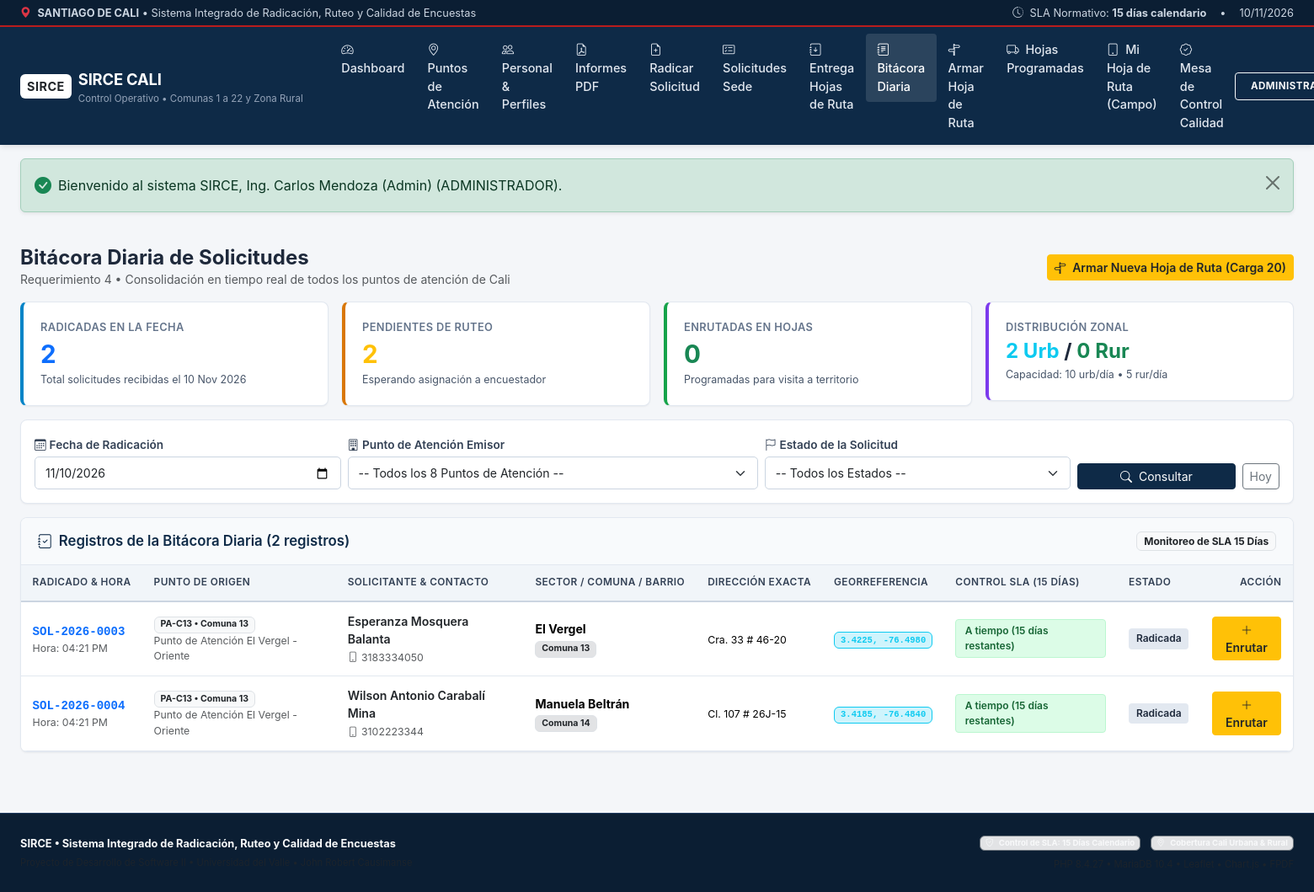
The app's page /modules/enrutador/bitacora.php (signed in) with its own data.
### tables this page shows
CREATE TABLE `solicitudes` (
  `id` INT AUTO_INCREMENT PRIMARY KEY,
  `numero_radicado` VARCHAR(35) NOT NULL UNIQUE,
  `punto_atencion_id` INT NOT NULL,
  `usuario_ventanilla_id` INT NOT NULL,
  `nombres` VARCHAR(100) NOT NULL,
  `apellidos` VARCHAR(100) NOT NULL,
  `tipo_documento` VARCHAR(10) DEFAULT 'CC',
  `documento_identidad` VARCHAR(25) NOT NULL,
  `zona_tipo` ENUM('urbana', 'rural') DEFAULT 'urbana',
  `comuna` INT NULL,
  `corregimiento` VARCHAR(100) NULL,
  `barrio` VARCHAR(100) NOT NULL,
  `direccion` VARCHAR(200) NOT NULL,
  `celular` VARCHAR(20) NOT NULL,
  `telefono_secundario` VARCHAR(20) NULL,
  `correo_contacto` VARCHAR(100) NULL,
  `latitud` DECIMAL(10, 8) NOT NULL,
  `longitud` DECIMAL(11, 8) NOT NULL,
  `motivo_solicitud` VARCHAR(255) DEFAULT 'Solicitud de encuesta beneficio crediticio gobierno extranjero',
  `fecha_radicacion` DATETIME NOT NULL DEFAULT CURRENT_TIMESTAMP,
  `fecha_limite_15dias` DATE NOT NULL,
  `estado` ENUM('radicada', 'enrutada', 'en_campo', 'encuestada', 'en_revision', 'aprobada_apto', 'rechazada_no_apto', 'vencida') DEFAULT 'radicada',
  `observaciones` TEXT NULL,
  CONSTRAINT `fk_solicitud_punto` FOREIGN KEY (`punto_atencion_id`) REFERENCES `puntos_atencion` (`id`),
  CONSTRAINT `fk_solicitud_ventanilla` FOREIGN KEY (`usuario_ventanilla_id`) REFERENCES `usuarios` (`id`)
);

CREATE TABLE `puntos_atencion` (
  `id` INT AUTO_INCREMENT PRIMARY KEY,
  `codigo` VARCHAR(20) NOT NULL UNIQUE,
  `nombre` VARCHAR(150) NOT NULL,
  `comuna` INT NOT NULL,
  `zona` ENUM('urbana', 'rural') DEFAULT 'urbana',
  `barrio` VARCHAR(100) NOT NULL,
  `direccion` VARCHAR(180) NOT NULL,
  `telefono` VARCHAR(50) NOT NULL,
  `latitud` DECIMAL(10, 8) NOT NULL,
  `longitud` DECIMAL(11, 8) NOT NULL,
  `es_principal` TINYINT(1) DEFAULT 0,
  `descripcion` TEXT NULL,
  `activo` TINYINT(1) DEFAULT 1,
  `creado_en` TIMESTAMP DEFAULT CURRENT_TIMESTAMP
);

### config/config.php (called while the page is built, shortened)
<?php
function url(string $path = ''): string {
    $path = ltrim($path, '/');
    return BASE_URL . ($path !== '' ? '/' . $path : '');
}
function calcularEstadoSLA(string $fechaRadicacion, ?string $estadoSolicitud = null): array {
    $fechaRad = new DateTime($fechaRadicacion);
    $fechaHoy = new DateTime();
    $fechaLimite = (clone $fechaRad)->modify('+' . SLA_DIAS_CALENDARIO . ' days');
    $intervaloTranscurrido = $fechaRad->diff($fechaHoy);
    $diasTranscurridos = (int)$intervaloTranscurrido->format('%r%a');
    $diasRestantes = SLA_DIAS_CALENDARIO - $diasTranscurridos;
    $esFinalizada = in_array($estadoSolicitud, ['aprobada_apto', 'rechazada_no_apto'], true);
    if ($diasRestantes < 0 || $estadoSolicitud === 'vencida') {
        $estado = 'vencido';
        $etiqueta = 'Vencido (' . abs($diasRestantes) . ' días de retraso)';
        $badgeClass = 'badge-danger';
        $borderClass = 'sla-overdue';
    } elseif ($diasRestantes <= 4) {
        $estado = 'alerta';
        $etiqueta = 'Alerta crítica (' . $diasRestantes . ' días restantes)';
        $badgeClass = 'badge-warning';
        $borderClass = 'sla-warning';
    } else {
        $estado = 'a_tiempo';
        $etiqueta = 'A tiempo (' . $diasRestantes . ' días restantes)';
        $badgeClass = 'badge-success';
        $borderClass = 'sla-ok';
    }
    return [
        'dias_transcurridos' => $diasTranscurridos,
        'dias_restantes'     => $diasRestantes,
        'fecha_limite'       => $fechaLimite->format('Y-m-d'),
        'estado_sla'         => $estado,
        'etiqueta'           => $etiqueta,
        'badge_class'        => $badgeClass,
        'border_class'       => $borderClass
    ];
}
function formatearFecha(?string $fecha, bool $incluirHora = false): string {
    $timestamp = strtotime($fecha);
    $meses = ['Ene', 'Feb', 'Mar', 'Abr', 'May', 'Jun', 'Jul', 'Ago', 'Sep', 'Oct', 'Nov', 'Dic'];
    $mes = $meses[(int)date('n', $timestamp) - 1];
    return sprintf('%s %s %s', date('d', $timestamp), $mes, date('Y', $timestamp));
}
function e(?string $text): string {
    return htmlspecialchars($text ?? '', ENT_QUOTES, 'UTF-8');
}

### modules/enrutador/bitacora.php (the view, shortened to what this page needs)
<?php
require_once __DIR__ . '/../../config/config.php';
$pdo = getDBConnection();
$fechaFiltro = trim($_GET['fecha'] ?? date('Y-m-d'));
$sql = '
    SELECT s.*,
           p.nombre AS punto_nombre, p.comuna AS punto_comuna, p.codigo AS punto_codigo,
           u_ven.nombre_completo AS ventanilla_nombre
    FROM solicitudes s
    INNER JOIN puntos_atencion p ON s.punto_atencion_id = p.id
    INNER JOIN usuarios u_ven ON s.usuario_ventanilla_id = u_ven.id
    WHERE 1=1
';
$params = [];
if (!empty($fechaFiltro)) {
    $sql .= ' AND DATE(s.fecha_radicacion) = :fecha';
    $params[':fecha'] = $fechaFiltro;
}
$sql .= ' ORDER BY s.fecha_radicacion DESC';
$stmt = $pdo->prepare($sql);
$stmt->execute($params);
$solicitudes = $stmt->fetchAll();
$stmtStats = $pdo->prepare('
    SELECT
        COUNT(*) AS total_dia,
        SUM(CASE WHEN estado = "radicada" THEN 1 ELSE 0 END) AS pendientes_enrutar,
        SUM(CASE WHEN estado = "enrutada" THEN 1 ELSE 0 END) AS ya_enrutadas,
        SUM(CASE WHEN zona_tipo = "urbana" THEN 1 ELSE 0 END) AS urbanas,
        SUM(CASE WHEN zona_tipo = "rural" THEN 1 ELSE 0 END) AS rurales
    FROM solicitudes
    WHERE DATE(fecha_radicacion) = :fecha
');
$stmtStats->execute([':fecha' => $fechaFiltro]);
$stats = $stmtStats->fetch();
require_once __DIR__ . '/../../includes/header.php';
?>
<div class="d-flex flex-wrap justify-content-between align-items-center mb-3 gap-2">
    <div>
        <h4 class="fw-bold mb-0 text-navy">Bitácora Diaria de Solicitudes</h4>
        <p class="text-muted small mb-0">Requerimiento 4 &bull; Consolidación en tiempo real de todos los puntos de atención de Cali</p>
    </div>
    <div class="d-flex gap-2">
        <a href="<?= url('modules/enrutador/crear_hoja_ruta.php') ?>" class="btn btn-warning btn-sm fw-semibold text-dark">
            <i class="bi bi-signpost-split me-1"></i> Armar Nueva Hoja de Ruta (Carga 20)
        </a>
    </div>
</div>
<div class="row g-3 mb-3">
    <div class="col-6 col-lg-3">
        <div class="kpi-card kpi-blue">
            <div class="kpi-title">Radicadas en la Fecha</div>
            <div class="kpi-value text-primary"><?= (int)($stats['total_dia'] ?? 0) ?></div>
            <div class="kpi-desc">Total solicitudes recibidas el <?= formatearFecha($fechaFiltro) ?></div>
        </div>
    </div>
    <div class="col-6 col-lg-3">
        <div class="kpi-card kpi-amber">
            <div class="kpi-title">Pendientes de Ruteo</div>
            <div class="kpi-value text-warning"><?= (int)($stats['pendientes_enrutar'] ?? 0) ?></div>
            <div class="kpi-desc">Esperando asignación a encuestador</div>
        </div>
    </div>
    <div class="col-6 col-lg-3">
        <div class="kpi-card kpi-green">
            <div class="kpi-title">Enrutadas en Hojas</div>
            <div class="kpi-value text-success"><?= (int)($stats['ya_enrutadas'] ?? 0) ?></div>
            <div class="kpi-desc">Programadas para visita a territorio</div>
        </div>
    </div>
    <div class="col-6 col-lg-3">
        <div class="kpi-card kpi-purple">
            <div class="kpi-title">Distribución Zonal</div>
            <div class="kpi-value fs-4">
                <span class="text-info"><?= (int)($stats['urbanas'] ?? 0) ?> Urb</span> /
                <span class="text-success"><?= (int)($stats['rurales'] ?? 0) ?> Rur</span>
            </div>
            <div class="kpi-desc">Capacidad: 10 urb/día &bull; 5 rur/día</div>
        </div>
    </div>
</div>
<div class="app-card mb-3">
    <div class="app-card-body p-3">
        <form method="GET" action="bitacora.php" class="row g-2 align-items-end">
            <div class="col-md-3">
                <label class="form-label small mb-1"><i class="bi bi-calendar3 me-1"></i>Fecha de Radicación</label>
                <input type="date" class="form-control form-control-sm" name="fecha" value="<?= e($fechaFiltro) ?>" required>
            </div>
            <div class="col-md-4">
                <label class="form-label small mb-1"><i class="bi bi-building me-1"></i>Punto de Atención Emisor</label>
                <select class="form-select form-select-sm" name="punto">
                    <option value="">-- Todos los 8 Puntos de Atención --</option>
                </select>
            </div>
            <div class="col-md-3">
                <label class="form-label small mb-1"><i class="bi bi-flag me-1"></i>Estado de la Solicitud</label>
                <select class="form-select form-select-sm" name="estado">
                    <option value="">-- Todos los Estados --</option>
                </select>
            </div>
            <div class="col-md-2 d-flex gap-2">
                <button type="submit" class="btn btn-sm btn-primary w-100" style="background-color:#0e2a47; border-color:#0e2a47;">
                    <i class="bi bi-search me-1"></i> Consultar
                </button>
                <a href="bitacora.php?fecha=<?= date('Y-m-d') ?>" class="btn btn-sm btn-outline-secondary" title="Ver bitácora de hoy">
                    Hoy
                </a>
            </div>
        </form>
    </div>
</div>
<div class="app-card">
    <div class="app-card-header">
        <h5 class="app-card-title">
            <i class="bi bi-journal-check me-2"></i>Registros de la Bitácora Diaria (<?= count($solicitudes) ?> registros)
        </h5>
        <span class="badge bg-light text-dark border small">Monitoreo de SLA 15 Días</span>
    </div>
    <div class="app-card-body p-0">
        <div class="table-responsive">
            <table class="table table-app table-hover mb-0">
                <thead>
                    <tr>
                        <th>Radicado & Hora</th>
                        <th>Punto de Origen</th>
                        <th>Solicitante & Contacto</th>
                        <th>Sector / Comuna / Barrio</th>
                        <th>Dirección Exacta</th>
                        <th>Georreferencia</th>
                        <th>Control SLA (15 Días)</th>
                        <th>Estado</th>
                        <th class="text-end">Acción</th>
                    </tr>
                </thead>
                <tbody>
                    <?php if (empty($solicitudes)): ?>
                        <tr>
                            <td colspan="9" class="text-center py-5 text-muted">
                                <i class="bi bi-calendar-x fs-2 d-block mb-2 text-secondary"></i>
                                No se registraron solicitudes de encuesta en la fecha seleccionada (<strong><?= formatearFecha($fechaFiltro) ?></strong>).
                                <div class="mt-2">
                                    <a href="bitacora.php?fecha=" class="btn btn-sm btn-outline-primary">Ver histórico completo</a>
                                </div>
                            </td>
                        </tr>
                    <?php else: ?>
                        <?php foreach ($solicitudes as $s): ?>
                            <?php $sla = calcularEstadoSLA($s['fecha_radicacion'], $s['estado']); ?>
                            <tr>
                                <td>
                                    <strong class="text-primary font-monospace"><?= e($s['numero_radicado']) ?></strong>
                                    <small class="d-block text-muted">Hora: <?= date('h:i A', strtotime($s['fecha_radicacion'])) ?></small>
                                </td>
                                <td>
                                    <span class="badge bg-light text-dark border">
                                        <?= e($s['punto_codigo']) ?> &bull; Comuna <?= e((string)$s['punto_comuna']) ?>
                                    </span>
                                    <small class="d-block text-muted"><?= e($s['punto_nombre']) ?></small>
                                </td>
                                <td>
                                    <div class="fw-semibold text-dark"><?= e($s['nombres']) ?> <?= e($s['apellidos']) ?></div>
                                    <small class="text-muted"><i class="bi bi-phone me-1"></i><?= e($s['celular']) ?></small>
                                </td>
                                <td>
                                    <div><strong><?= e($s['barrio']) ?></strong></div>
                                    <small class="badge bg-secondary-subtle text-dark border">
                                        <?= $s['zona_tipo'] === 'urbana' ? 'Comuna ' . e((string)$s['comuna']) : 'Corr. ' . e($s['corregimiento']) ?>
                                    </small>
                                </td>
                                <td>
                                    <small><?= e($s['direccion']) ?></small>
                                </td>
                                <td>
                                    <span class="badge bg-info-subtle text-info border border-info font-monospace small">
                                        <?= number_format((float)$s['latitud'], 4) ?>, <?= number_format((float)$s['longitud'], 4) ?>
                                    </span>
                                </td>
                                <td>
                                    <span class="badge-sla <?= $sla['badge_class'] ?>">
                                        <?= e($sla['etiqueta']) ?>
                                    </span>
                                </td>
                                <td>
                                    <span class="status-tag status-<?= e($s['estado']) ?>">
                                        <?= str_replace('_', ' ', e($s['estado'])) ?>
                                    </span>
                                </td>
                                <td class="text-end">
                                    <?php if ($s['estado'] === 'radicada'): ?>
                                        <a href="<?= url('modules/enrutador/crear_hoja_ruta.php?preselect=' . $s['id'] . '&comuna=' . ($s['comuna'] ?? '')) ?>" class="btn btn-xs btn-warning btn-sm text-dark fw-semibold" title="Asignar a Hoja de Ruta">
                                            <i class="bi bi-plus-lg"></i> Enrutar
                                        </a>
                                    <?php else: ?>
                                        <span class="text-muted small"><i class="bi bi-check2"></i> Enrutada</span>
                                    <?php endif; ?>
                                </td>
                            </tr>
                        <?php endforeach; ?>
                    <?php endif; ?>
                </tbody>
            </table>
        </div>
    </div>
</div>
<?php require_once __DIR__ . '/../../includes/footer.php'; ?>

### records on screen
solicitudes: numero_radicado "SOL-2026-0003", fecha_radicacion "04:21 PM", punto_atencion.codigo "PA-C13", punto_atencion.comuna "13", punto_atencion.nombre "Punto de Atención El Vergel - Oriente", nombres "Esperanza", apellidos "Mosquera Balanta", celular "3183334050", barrio "El Vergel", comuna "13", direccion "Cra. 33 # 46-20", latitud "3.4225", longitud "-76.4980", fecha_radicacion+estado "A tiempo (15 días restantes)", estado "Radicada"
solicitudes: numero_radicado "SOL-2026-0004", fecha_radicacion "04:21 PM", punto_atencion.codigo "PA-C13", punto_atencion.comuna "13", punto_atencion.nombre "Punto de Atención El Vergel - Oriente", nombres "Wilson Antonio", apellidos "Carabalí Mina", celular "3102223344", barrio "Manuela Beltrán", comuna "14", direccion "Cl. 107 # 26J-15", latitud "3.4185", longitud "-76.4840", fecha_radicacion+estado "A tiempo (15 días restantes)", estado "Radicada"

### other values on screen
$flash['message'] "Bienvenido al sistema SIRCE, Ing. Carlos Mendoza (Admin) (ADMINISTRADOR)."
$stats['total_dia'] "2"
formatearFecha($fechaFiltro) "10 Nov 2026"
$stats['pendientes_enrutar'] "2"
$stats['ya_enrutadas'] "0"
$stats['urbanas'] "2"
$stats['rurales'] "0"
count($solicitudes) "2"
